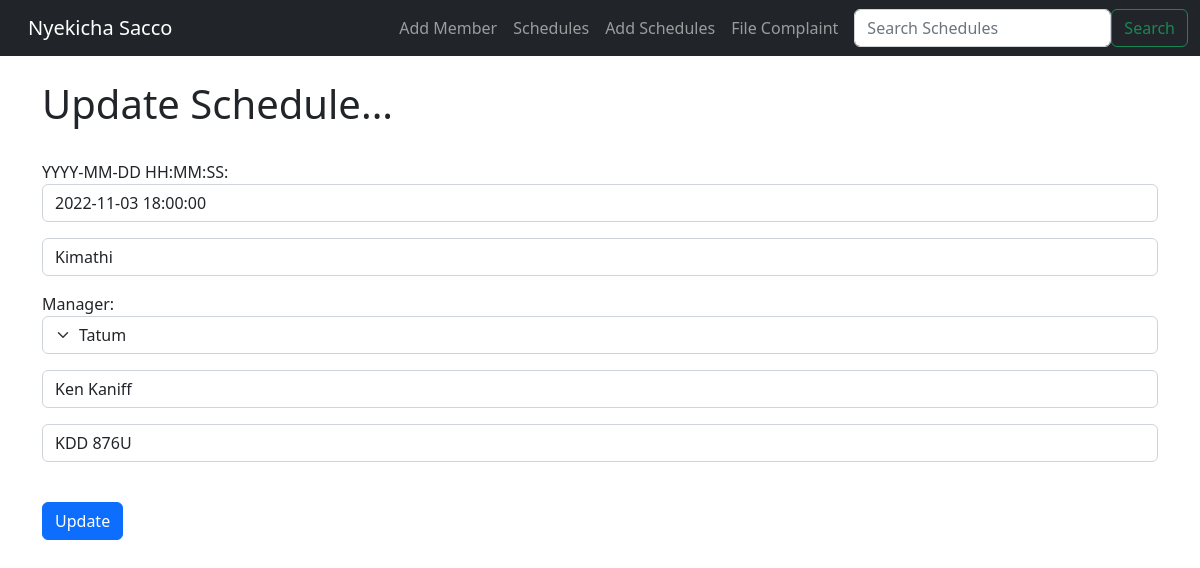
Screenshot of /update_schedules/2 with the database file from the repository.
### sacco/models.py (models this page shows, shortened)
class Schedule(models.Model):
	Schedule_date = models.DateTimeField('Schedule Date')
	destination = models.CharField('Destination',max_length=200)
	manager = models.ForeignKey(User, blank=True, null=True, on_delete=models.SET_NULL)
	driver_name = models.CharField('Driver Name',max_length=60)
	vehicle_num_plate = models.CharField('Number Plate',max_length=60)

### sacco/views.py (the view)
# urls.py: path('update_schedules/<sch_id>', views.update_schedules, name='update-schedules'),
def update_schedules(request, sch_id):
	schedule = Schedule.objects.get(pk=sch_id)
	form = ScheduleForm(request.POST or None, instance=schedule)
	if form.is_valid():
		form.save()
		return redirect('list-schedules')
	return render(request, 'sacco/update_schedules.html', {'schedule':schedule, 'form':form})

### sacco/forms.py
class ScheduleForm(ModelForm):
	class Meta:
		model = Schedule
		fields = ('Schedule_date', 'destination', 'manager', 'driver_name', 'vehicle_num_plate')
		labels = {
			'Schedule_date': 'YYYY-MM-DD HH:MM:SS',
			'destination': '',
			'manager': 'Manager',
			'driver_name': '',
			'vehicle_num_plate': '',
		}
		widgets =  {
			'Schedule_date': forms.TextInput(attrs={'class':'form-control', 'placeholder':'Enter Date And Time'}),
			'destination': forms.TextInput(attrs={'class':'form-control', 'placeholder':'Enter The Destination'}),
			'manager': forms.Select(attrs={'class':'form-select', 'placeholder': 'Select Active Manager'}),
			'driver_name': forms.TextInput(attrs={'class':'form-control', 'placeholder':'Enter Name Of Driver'}),
			'vehicle_num_plate': forms.TextInput(attrs={'class':'form-control', 'placeholder':'Enter Vehicle Number Plate'}),
		}

### sacco/templates/sacco/update_schedules.html (shortened to what this page needs)
{% extends 'sacco/base.html' %}
{% block content %}
	<h1>Update Schedule...</h1>
	<br>
	<form action="" method=POST>
		{{ form.as_p }}
		<br>
		<input type="submit" value="Update" class="btn btn-primary">
{% endblock %}

### rows the page displays
Schedule: Schedule_date "2022-11-03 18:00:00", destination "Kimathi", manager "Tatum", driver_name "Ken Kaniff", vehicle_num_plate "KDD 876U"
